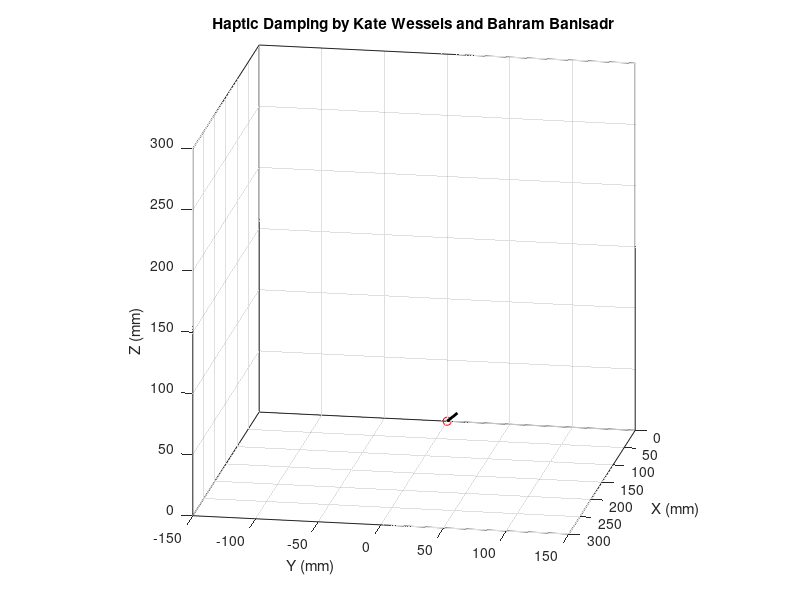

Write MATLAB code to recreate this figure. (Note: this script raises an error after producing the figure.)
%% haptic_damping_starter.m
%
% This script enables the user to feel virtual viscous damping using a
% PHANToM Premium 1.0 haptic interface.  The user's position is shown as a
% small red circle.  The user should feel a force proportional to and in
% the opposite direction as their velocity.
% 
% Written by Katherine J. Kuchenbecker for MEAM 520 at the University of Pennsylvania.
%
% Your team must complete this script.  Change the filename to replace
% "starter" with your two PennKeys (i.e., "pennkey1_pennkey2"), and write
% the names of your team members below. 


%% Clean up

clear all
close all
clc

% Input your names as a string.
studentNames = 'Kate Wessels and Bahram Banisadr';


%% Set hardware mode, duration, and warnings

% Set whether to use the actual PHANToM hardware.  If this variable is set
% to false, the software will simulate the presence of a user by reading a
% pre-recorded trajectory.  You should use this mode to debug your code
% before running anything on the PHANToM computer.  Once you are on the
% PHANToM/PUMA computer in Towne B2, you may set this variable to true.  
% Always first run your code with the emergency stop down to prevent the
% application of forces and make sure everything works correctly on the real
% robot.  Hold onto the PHANToM tightly and keep a hand on the emergency stop.
hardware = false;

% Set how many times we want our servo loop to run.  Each cycle takes about
% two milliseconds on the computer in Towne B2.  There are 10000 cycles in
% the recorded data file.  If nCycles exceeds 10000, the motion loops.
nCycles = 2000;

% If not using the hardware, turn off warnings triggered when you command
% joint torques above the limits. 
if (~hardware)
    warning('off','PHANToM:JointTorque')
else
    warning('on','PHANToM:JointTorque')
end


%% Define the virtual environment

% Set the viscosity of the virtual damping in newton seconds per millimeter.
b = 0.0005; % Keep this value positive and smaller than 0.002

% Set the scale of the force vector in millimeters per newton.
fScale = 100;


%% Set up the figure for graphing

% Open figure 1.
figure(1);

% Plot a small red circle to represent the position of the PHANToM.  For
% now, we just put it at the origin.  We keep the handle to this plot
% (hPhantomDot) so that we can move the dot later.
hPhantomDot = plot3(0, 0, 0,'ro');

% Turn hold on to let us put more things on the graph.
hold on

% Plot a thick black line to represent the force vector.  For now, we just
% have it go from the origin to [10 10 10]; later we will set it to be a
% scaled version of the commanded force vector.  We keep the handle to this
% plot (hForceLine) so we can move the line later.
hForceLine = plot3([0 10], [0 10], [0 10],'k-','linewidth',2);

% Turn hold off to stop allowing more graphing.
hold off;

% Set the axis limits, the viewing direction, and other properties of
% the view.
axis equal vis3d
axis([0 300 -150 150 0 300]);
set(gca,'Xtick',0:50:300,'ytick',-150:50:150,'ztick',0:50:300,'color',[.5 .8 1])
view(100,16);
box on
grid on

% Label the axes.
xlabel('X (mm)')
ylabel('Y (mm)')
zlabel('Z (mm)')

% Add a title.
title(['Haptic Damping by ' studentNames])


%% Define the PHANToM parameters

% Link lengths in millimeters.
l1 = 168;
l2 = 140;
l3 = 140;


%% Do final preparations

% Start the Phantom, passing in hardware (true or false)
phantomStart(hardware);

% Initialize a vector to hold the time stamp for each cycle.
t = zeros(nCycles,1);

% Initialize vectors to store tip position and force output for each cycle.
hx_history = zeros(nCycles,1);
hy_history = zeros(nCycles,1);
hz_history = zeros(nCycles,1);
Fx_history = zeros(nCycles,1);
Fy_history = zeros(nCycles,1);
Fz_history = zeros(nCycles,1);

% Initialize a variable to hold the last time the graphics update was run.
lastGraphicsTime = 0;

% Call tic to latch the time.
tic;


%% Run the servo loop
for i = 1:nCycles
    % Measure the time and store it in our vector of time stamps.  
    % The units are seconds.
    t(i) = toc;
    
    % Get the Phantom's joint angles in radians.
    theta123 = phantomJointAngles;
    
    % Pull the three joint angles out of the vector to simplify calculations.
    theta1 = theta123(1);
    theta2 = theta123(2);
    theta3 = theta123(3);
    
    % Calculate the position of the haptic device's tip using forward kinematics.
    % We store the result in hx, hy, and hz.  The units are millimeters.
    r = l2*cos(theta2) - l3*sin(theta3);
    hx = r*cos(theta1);
    hy = -r*sin(theta1);
    hz = l1 - l2*sin(theta2) - l3*cos(theta3);
    
    % All your commands should be below this line.  Use hx, hy, hz, and
    % whatever else you need to calculate Fx, Fy, and Fz.
    % *********************************************************************

    w = 0.01;
    
    if i ~= 1
        dt = toc - lastGraphicsTime;
        dx = hx - hx_history(i-1);
        dy = hy - hy_history(i-1);
        dz = hz - hz_history(i-1);
        vx = dx/dt;
        vy = dy/dt;
        vz = dz/dt;
        vx_s = w*vx+(1-w)*vx_s;
        vy_s = w*vy+(1-w)*vy_s;
        vz_s = w*vz+(1-w)*vz_s;
        Fx = -b*vx_s;
        Fy = -b*vy_s;
        Fz = -b*vz_s;
    else
        Fx = 0;
        Fy = 0;
        Fz = 0;
        vx_s = 0;
        vy_s = 0;
        vz_s = 0;
    end

    % *********************************************************************
    % All your commands should be above this line, and Fx, Fy, and Fz
    % should be set to the force values you want the user to feel.
    
    % Calculate the linear velocity Jacobian for the PHANToM at the present
    % joint angles. This formula was derived by calculating the partial
    % derivatives of the x, y, and z tip position equations.
    Jv = [-sin(theta1)*(l2*cos(theta2)-l3*sin(theta3)) -l2*cos(theta1)*sin(theta2)  -l3*cos(theta1)*cos(theta3);
           -cos(theta1)*(l2*cos(theta2)-l3*sin(theta3))  l2*sin(theta1)*sin(theta2)   l3*sin(theta1)*cos(theta3);
                                                      0             -l2*cos(theta2)               l3*sin(theta3)];
                                                  
    % Calculate the three joint torques by multiplying the desired force
    % vector by the transpose of the Jacobian and dividing by 1000 (to
    % convert from millimeters to meters).  Units are newton-meters.
    tau123 = Jv' * [Fx Fy Fz]' / 1000;
    
    % Command the necessary joint torques.
    % If you're getting a lot of warnings for asking for too high of joint
    % torques, you can turn that warning off by uncommenting a line near
    % the top of this script.
    phantomJointTorques(tau123(1), tau123(2), tau123(3));
    
    % Store this cycle's values in the history vectors.
    hx_history(i) = hx;
    hy_history(i) = hy;
    hz_history(i) = hz;
    Fx_history(i) = Fx;
    Fy_history(i) = Fy;
    Fz_history(i) = Fz;
    
    % Check how much time has elapsed since we last updated the graphics.
    if (t(i) - lastGraphicsTime > 0.03)
        % Enough time has passed.
        
        % Update the graph by setting the data for the PHANToM's dot to the
        % position of the haptic device.
        set(hPhantomDot, 'xdata', hx, 'ydata', hy, 'zdata', hz)

        % Update the graph by setting the data for the force line to show a
        % scaled version of the commanded force.
        set(hForceLine,'xdata',[hx hx+Fx*fScale],'ydata',[hy hy+Fy*fScale], 'zdata',[hz hz+Fz*fScale]);

        % Store this time for future comparisons.
        lastGraphicsTime = t(i);
    end
    
    % Pause for one millisecond to keep things moving at a reasonable pace.
    pause(.001);
end

% Stop the Phantom.
phantomStop;


%% Plot the results

% Open figure 2 and clear it.
figure(2)
clf

% Plot positions over time in the top subplot.
subplot(2,1,1)
h = plot(t,[hx_history hy_history hz_history]);
set(h(1),'color',[0 .7 .7])
set(h(2),'color',[.7 .7 0])
set(h(3),'color',[.7 0 .7])
xlabel('Time (s)')
ylabel('Tip Position (mm)')
legend('h_x', 'h_y', 'h_z')

% Plot forces over time in the bottom subplot.
subplot(2,1,2)
h = plot(t,[Fx_history Fy_history Fz_history]);
set(h(1),'color',[0 .7 .7])
set(h(2),'color',[.7 .7 0])
set(h(3),'color',[.7 0 .7])
xlabel('Time (s)')
ylabel('Force (N)')
legend('F_x', 'F_y', 'F_z')
